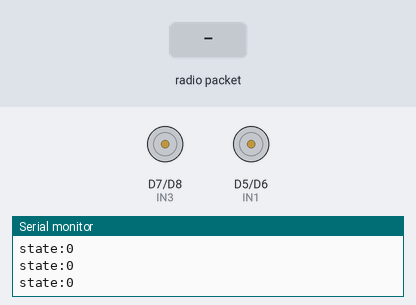
A sketch run on a simulated ESP8266 (NodeMCU). On the bench: motor-driver pin pairs drawn as motors (green arrow = first pin HIGH = forward, orange = second pin HIGH = backward, longer = more drive), the last lines printed to the serial monitor. The inputs (shaded band) are chosen by the test bench.

Above: at 1.2 s.
1.3 s: radio packet "0" arrives
At 1.8 s:
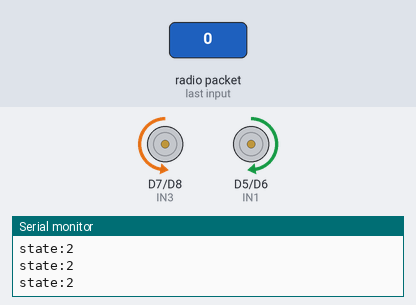
2.8 s: radio packet "1" arrives
At 4.0 s:
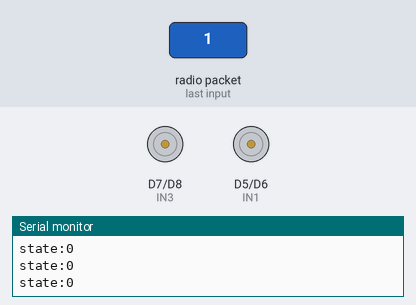
Timing chart, 0 to 5.8 s (numbered marks = the images above; inputs shaded):
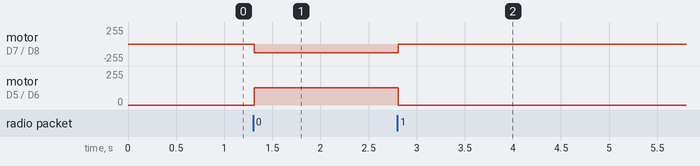

Measured:
- after the input at 1.3 s, motor on D7 (IN3) / D8 (IN4): stopped → backward 128/255 at once; motor on D5 (IN1) / D6 (IN2): stopped → forward 128/255 at once
- after the input at 2.8 s, motor on D7 (IN3) / D8 (IN4): backward 128/255 → stopped at once; motor on D5 (IN1) / D6 (IN2): forward 128/255 → stopped at once

The sketch:

ESP_NOW_SLAVE8266.ino
```cpp
#include <ESP8266WiFi.h>
#include <espnow.h>

#define CHANNEL 6

#define VERBOSE_MODE 1
#define MOTOR12_SPEED 128
#define MOTOR34_SPEED 128
#define MYID 0
#define IN1 D5
#define IN2 D6
#define IN3 D7
#define IN4 D8
#define STATE_S 0
#define STATE_F 1
#define STATE_B -1
#define STATE_CW 2
#define STATE_CC -2

char btn[5];
int8_t state;

void InitESPNow() {
  WiFi.disconnect();
  if(esp_now_init() == ERR_OK) {
    Serial.println("ESPNow Init Success");
  }
  else {
    Serial.println("ESPNow Init Failed");
    ESP.restart();
  }
}

// config AP SSID
void configDeviceAP() {
  String Prefix = "Slave:";
  String Mac = WiFi.macAddress();
  String SSID = Prefix + Mac;
  String Password = "123456789";
  bool result = WiFi.softAP(SSID.c_str(), Password.c_str(), CHANNEL, 0);
  if(VERBOSE_MODE) {
    if (!result) {
      Serial.println("AP Config failed.");
    } else {
      Serial.println("AP Config Success. Broadcasting with AP: " + String(SSID));
    }
  }
}

void Move() {
  switch(state) {
    case STATE_S:
      // Desliga os motores quando o robô está parado
      analogWrite(IN1, 0);
      analogWrite(IN2, 0);
      analogWrite(IN3, 0);
      analogWrite(IN4, 0);
      break;

    case STATE_F:  // Move para frente
      analogWrite(IN1, MOTOR12_SPEED);
      analogWrite(IN2, 0);
      analogWrite(IN3, MOTOR34_SPEED);
      analogWrite(IN4, 0);
      break;

    case STATE_B:  // Move para trás
      analogWrite(IN1, 0);
      analogWrite(IN2, MOTOR12_SPEED);
      analogWrite(IN3, 0);
      analogWrite(IN4, MOTOR34_SPEED);
      break;

    case STATE_CW:  // Gira para a direita
      analogWrite(IN1, MOTOR12_SPEED);
      analogWrite(IN2, 0);
      analogWrite(IN3, 0);
      analogWrite(IN4, MOTOR34_SPEED);
      break;

    case STATE_CC:  // Gira para a esquerda
      analogWrite(IN1, 0);
      analogWrite(IN2, MOTOR12_SPEED);
      analogWrite(IN3, MOTOR34_SPEED);
      analogWrite(IN4, 0);
      break;

    default:
      // Caso o estado seja inválido, desliga todos os motores
      analogWrite(IN1, 0);
      analogWrite(IN2, 0);
      analogWrite(IN3, 0);
      analogWrite(IN4, 0);
      break;
  }
}

void UpdateSTATE() {
  // Lógica para acionar o movimento apenas quando o botão é pressionado
  if (btn[0] == '0') {
    state = STATE_CW; // Se o botão para a direita for pressionado
  }
  else if (btn[1] == '0') {
    state = STATE_CC; // Se o botão para a esquerda for pressionado
  }
  else if (btn[2] == '0') {
    state = STATE_F; // Se o botão para frente for pressionado
  }
  else if (btn[3] == '0') {
    state = STATE_B; // Se o botão para trás for pressionado
  }
  else {
    state = STATE_S; // Caso nenhum botão esteja pressionado, o robô deve parar
  }

  if(VERBOSE_MODE) {
    Serial.print("state:");
    Serial.println(state);
  }
}

// callback when data is recv from Master
void OnDataRecv(uint8_t *mac_addr, uint8_t *data, uint8_t data_len) {

  int k = MYID*4;

  for(int i=0; i<4; ++i) {
    btn[i] = (char) data[k + i];
  }

  if(VERBOSE_MODE) {
    Serial.println(btn);
  }
  UpdateSTATE();
}

void setup() {
  Serial.begin(115200);
  Serial.println("ESPNow/Basic/Slave Example");
  //Set device in AP mode to begin with
  WiFi.mode(WIFI_AP);
  // configure device AP mode
  configDeviceAP();
  // This is the mac address of the Slave in AP Mode
  Serial.print("AP MAC: "); Serial.println(WiFi.softAPmacAddress());
  // Init ESPNow with a fallback logic
  InitESPNow();
  // Once ESPNow is successfully Init, we will register for recv CB to
  // get recv packer info.
  esp_now_register_recv_cb(OnDataRecv);
  btn[4] = '\0';
  state = STATE_S;
  pinMode(IN1,OUTPUT);
  pinMode(IN2,OUTPUT);
  pinMode(IN3,OUTPUT);
  pinMode(IN4,OUTPUT);
  Move();
}

void loop() {
  // Atualiza o estado com base nos dados recebidos
  UpdateSTATE();
  // Executa o movimento baseado no estado atualizado
  Move();
  delay(10);  // Pequeno delay para evitar sobrecarga no loop
}
```
